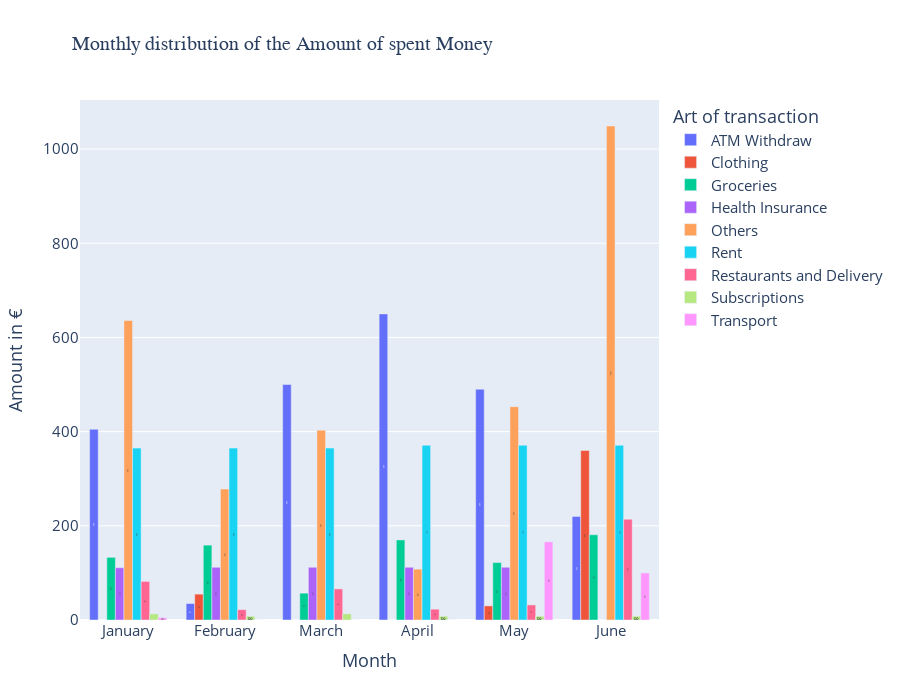

The cell this chart's notebook holds for it:
### Code cell
title="Monthly distribution of the Amount of spent Money"
fig = px.bar(DataMonthly, 
             height=700,
             width=900,
             text="value",
             barmode="group",
              title=title,
             labels=dict({"value": "Amount in €", "variable": "Art of transaction"})
            )
fig.update_yaxes(showgrid=False)



'''ADD CHART TITLE AND TITLE FONT SIZE'''
fig.update_layout(title_font_size=20,font_size=15,showlegend=True,title_font_family="Arial Black",title_x=0.08)
fig.update_yaxes(showgrid=True)

#add the Value of each Figure with a nice positioning
fig.update_traces(textposition="inside",insidetextanchor="middle")

#save the file 
fig.write_html("Charts\Monthly_distribution_of_the_Amount_of_spent_Money.html")


fig.show()

### Figure 1 — Plotly figure (JSON) as saved in the notebook; plotly's stock layout.template omitted (floating-point values rounded to 4 significant figures)
{"data": [{"alignmentgroup": "True", "hovertemplate": "Art of transaction=ATM Withdraw<br>Month=%{x}<br>Amount in €=%{text}<extra></extra>", "insidetextanchor": "middle", "legendgroup": "ATM Withdraw", "marker": {"color": "#636efa", "pattern": {"shape": ""}}, "name": "ATM Withdraw", "offsetgroup": "ATM Withdraw", "orientation": "v", "showlegend": true, "text": [405, 35, 500, 650, 490, 220], "textposition": "inside", "type": "bar", "x": ["January", "February", "March", "April", "May", "June"], "xaxis": "x", "y": [405, 35, 500, 650, 490, 220], "yaxis": "y"}, {"alignmentgroup": "True", "hovertemplate": "Art of transaction=Clothing<br>Month=%{x}<br>Amount in €=%{text}<extra></extra>", "insidetextanchor": "middle", "legendgroup": "Clothing", "marker": {"color": "#EF553B", "pattern": {"shape": ""}}, "name": "Clothing", "offsetgroup": "Clothing", "orientation": "v", "showlegend": true, "text": [0, 55, 0, 0, 30, 360], "textposition": "inside", "type": "bar", "x": ["January", "February", "March", "April", "May", "June"], "xaxis": "x", "y": [0, 55, 0, 0, 30, 360], "yaxis": "y"}, {"alignmentgroup": "True", "hovertemplate": "Art of transaction=Groceries<br>Month=%{x}<br>Amount in €=%{text}<extra></extra>", "insidetextanchor": "middle", "legendgroup": "Groceries", "marker": {"color": "#00cc96", "pattern": {"shape": ""}}, "name": "Groceries", "offsetgroup": "Groceries", "orientation": "v", "showlegend": true, "text": [133, 159, 57, 170, 122, 181], "textposition": "inside", "type": "bar", "x": ["January", "February", "March", "April", "May", "June"], "xaxis": "x", "y": [133, 159, 57, 170, 122, 181], "yaxis": "y"}, {"alignmentgroup": "True", "hovertemplate": "Art of transaction=Health Insurance<br>Month=%{x}<br>Amount in €=%{text}<extra></extra>", "insidetextanchor": "middle", "legendgroup": "Health Insurance", "marker": {"color": "#ab63fa", "pattern": {"shape": ""}}, "name": "Health Insurance", "offsetgroup": "Health Insurance", "orientation": "v", "showlegend": true, "text": [111, 112, 112, 112, 112, 0], "textposition": "inside", "type": "bar", "x": ["January", "February", "March", "April", "May", "June"], "xaxis": "x", "y": [111, 112, 112, 112, 112, 0], "yaxis": "y"}, {"alignmentgroup": "True", "hovertemplate": "Art of transaction=Others<br>Month=%{x}<br>Amount in €=%{text}<extra></extra>", "insidetextanchor": "middle", "legendgroup": "Others", "marker": {"color": "#FFA15A", "pattern": {"shape": ""}}, "name": "Others", "offsetgroup": "Others", "orientation": "v", "showlegend": true, "text": [636, 278, 403, 108, 453, 1049], "textposition": "inside", "type": "bar", "x": ["January", "February", "March", "April", "May", "June"], "xaxis": "x", "y": [636, 278, 403, 108, 453, 1049], "yaxis": "y"}, {"alignmentgroup": "True", "hovertemplate": "Art of transaction=Rent<br>Month=%{x}<br>Amount in €=%{text}<extra></extra>", "insidetextanchor": "middle", "legendgroup": "Rent", "marker": {"color": "#19d3f3", "pattern": {"shape": ""}}, "name": "Rent", "offsetgroup": "Rent", "orientation": "v", "showlegend": true, "text": [365, 365, 365, 371, 371, 371], "textposition": "inside", "type": "bar", "x": ["January", "February", "March", "April", "May", "June"], "xaxis": "x", "y": [365, 365, 365, 371, 371, 371], "yaxis": "y"}, {"alignmentgroup": "True", "hovertemplate": "Art of transaction=Restaurants and Delivery<br>Month=%{x}<br>Amount in €=%{text}<extra></extra>", "insidetextanchor": "middle", "legendgroup": "Restaurants and Delivery", "marker": {"color": "#FF6692", "pattern": {"shape": ""}}, "name": "Restaurants and Delivery", "offsetgroup": "Restaurants and Delivery", "orientation": "v", "showlegend": true, "text": [82, 22, 66, 23, 32, 214], "textposition": "inside", "type": "bar", "x": ["January", "February", "March", "April", "May", "June"], "xaxis": "x", "y": [82, 22, 66, 23, 32, 214], "yaxis": "y"}, {"alignmentgroup": "True", "hovertemplate": "Art of transaction=Subscriptions<br>Month=%{x}<br>Amount in €=%{text}<extra></extra>", "insidetextanchor": "middle", "legendgroup": "Subscriptions", "marker": {"color": "#B6E880", "pattern": {"shape": ""}}, "name": "Subscriptions", "offsetgroup": "Subscriptions", "orientation": "v", "showlegend": true, "text": [13, 8, 13, 8, 8, 8], "textposition": "inside", "type": "bar", "x": ["January", "February", "March", "April", "May", "June"], "xaxis": "x", "y": [13, 8, 13, 8, 8, 8], "yaxis": "y"}, {"alignmentgroup": "True", "hovertemplate": "Art of transaction=Transport<br>Month=%{x}<br>Amount in €=%{text}<extra></extra>", "insidetextanchor": "middle", "legendgroup": "Transport", "marker": {"color": "#FF97FF", "pattern": {"shape": ""}}, "name": "Transport", "offsetgroup": "Transport", "orientation": "v", "showlegend": true, "text": [5, 0, 0, 0, 166, 100], "textposition": "inside", "type": "bar", "x": ["January", "February", "March", "April", "May", "June"], "xaxis": "x", "y": [5, 0, 0, 0, 166, 100], "yaxis": "y"}], "layout": {"barmode": "group", "font": {"size": 15}, "height": 700, "legend": {"title": {"text": "Art of transaction"}, "tracegroupgap": 0}, "showlegend": true, "title": {"font": {"family": "Arial Black", "size": 20}, "text": "Monthly distribution of the Amount of spent Money", "x": 0.08}, "width": 900, "xaxis": {"anchor": "y", "domain": [0, 1], "title": {"text": "Month"}}, "yaxis": {"anchor": "x", "domain": [0, 1], "showgrid": true, "title": {"text": "Amount in €"}}}}
